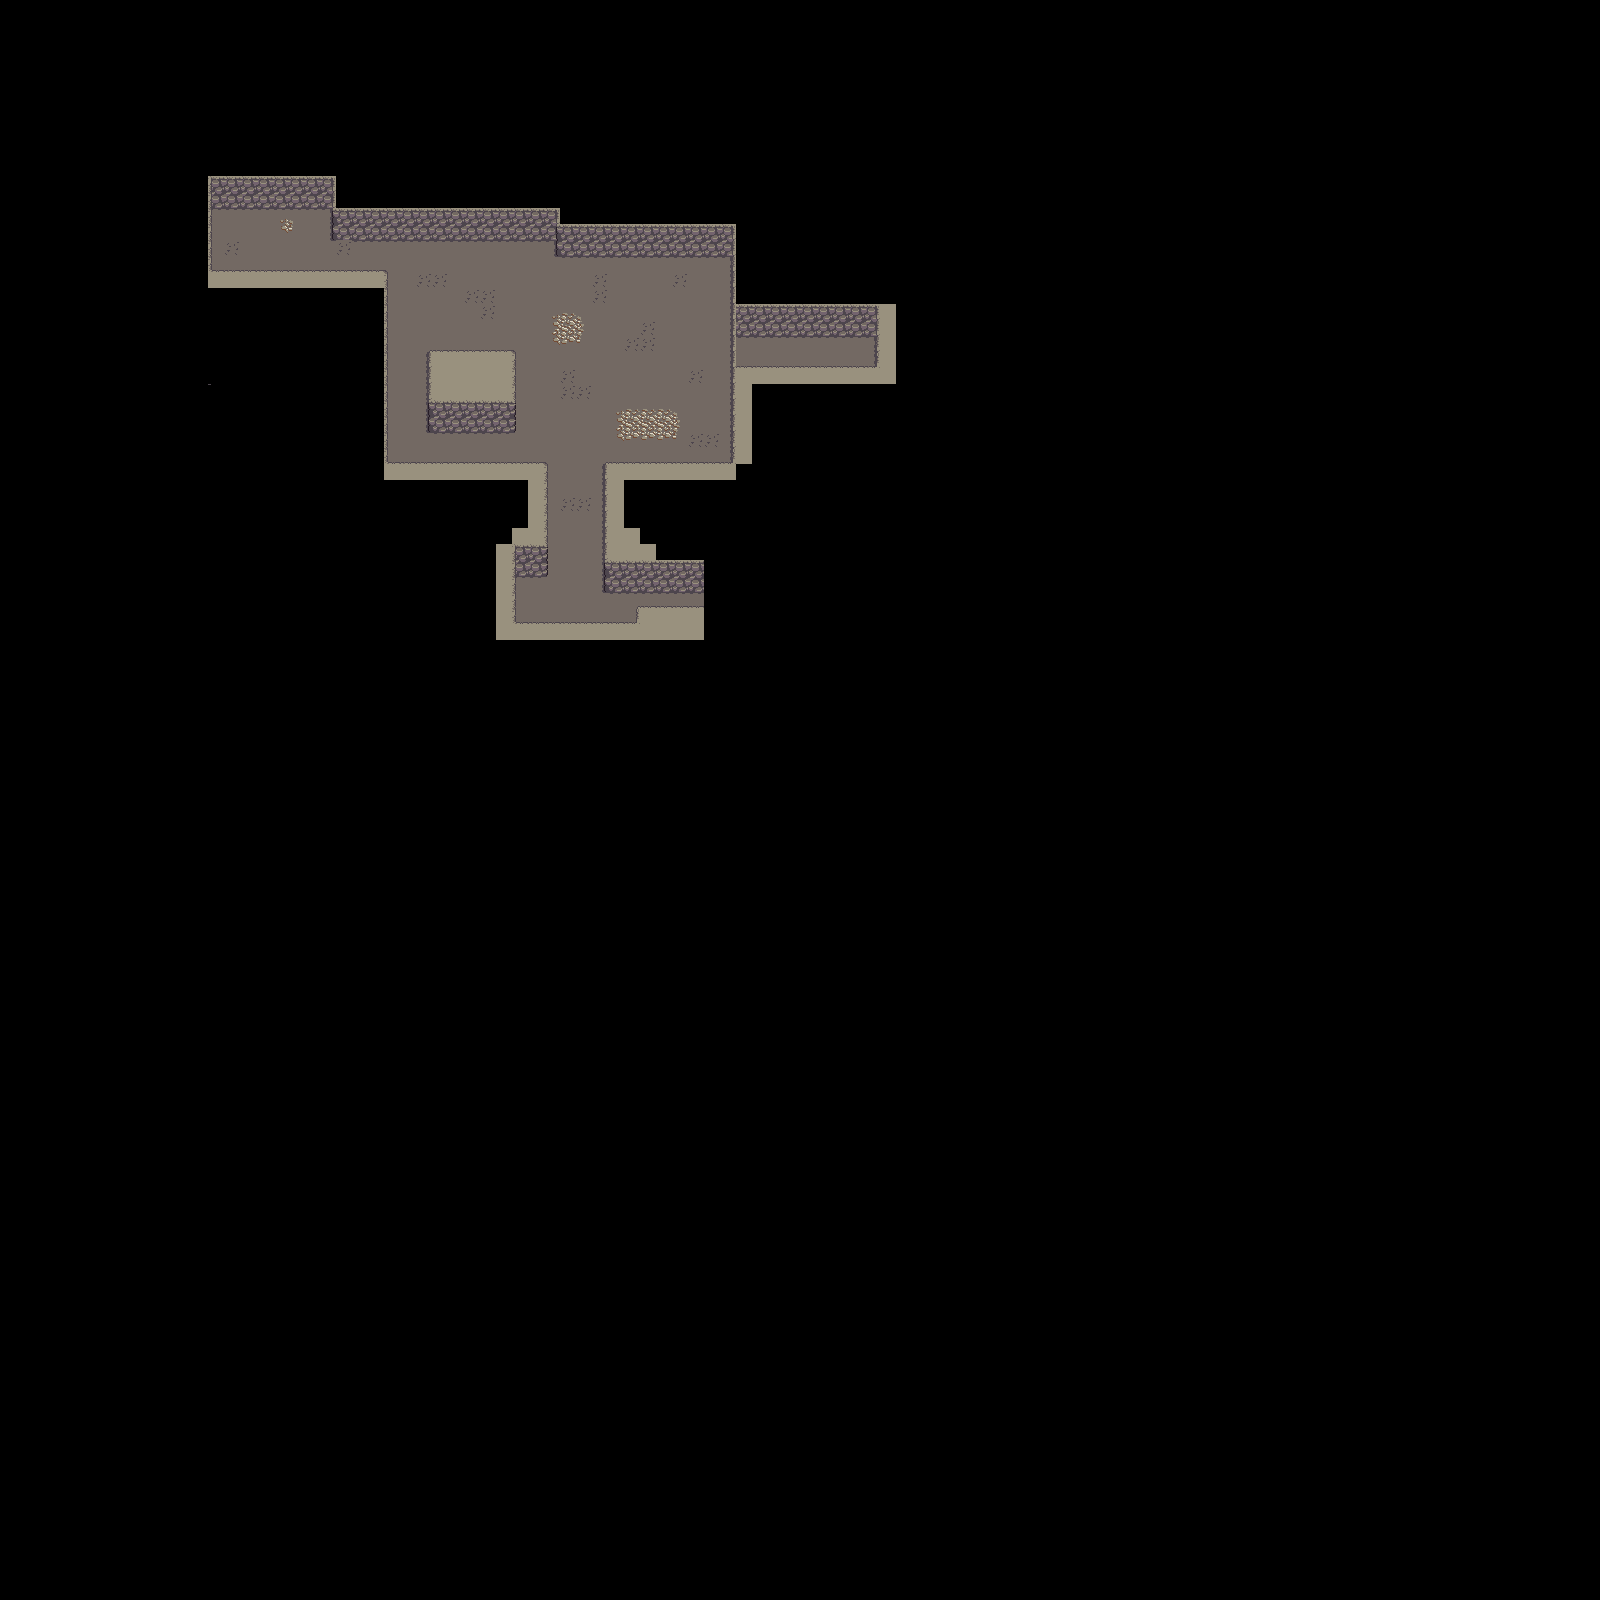

Below is a game level as drawn by its tile map, then a one-line description and the .tmx that defines it (tile-layer data replaced by summaries):
An orthogonal 100x100 tile map with 16x16 px tiles, 10 tile layers (ground1, shadow, ground2, walls1, ...), 2 tilesets and 28 objects (3x metal, metals, User, NPC).

<map version="1.10" tiledversion="1.12.2" orientation="orthogonal" renderorder="right-down" width="100" height="100" tilewidth="16" tileheight="16" infinite="0" nextlayerid="21" nextobjectid="87">
 <tileset firstgid="1" name="tileset" tilewidth="16" tileheight="16" tilecount="64" columns="8" backgroundcolor="#00000000">
  <image source="tileset.png" trans="ff00ff" width="128" height="128" />
 </tileset>
 <tileset firstgid="65" name="items" tilewidth="12" tileheight="12" tilecount="3" columns="3">
  <image source="items.png" trans="ff00ff" width="36" height="12" />
 </tileset>
 <layer id="1" name="ground1" width="100" height="100" locked="1">
  <data>[10000 cells, 9984 non-empty, 5 distinct tile ids]</data>
 </layer>
 <layer id="2" name="shadow" width="100" height="100">
  <data>[10000 cells, 78 non-empty, 6 distinct tile ids]</data>
 </layer>
 <layer id="6" name="ground2" width="100" height="100" locked="1">
  <data>[10000 cells, 49 non-empty, 10 distinct tile ids]</data>
 </layer>
 <layer id="3" name="walls1" width="100" height="100" locked="1">
  <data>[10000 cells, 157 non-empty, 4 distinct tile ids]</data>
 </layer>
 <layer id="7" name="walls1.5" width="100" height="100" locked="1">
  <data>[10000 cells, 2 non-empty, 1 distinct tile ids]</data>
 </layer>
 <objectgroup id="20" name="props" />
 <group id="13" name="hidden rooms">
  <properties>
   <property name="is visible" type="bool" value="false" />
  </properties>
  <layer id="14" name="ground" width="100" height="100">
   <data>[10000 cells, 34 non-empty, 2 distinct tile ids]</data>
  </layer>
  <layer id="18" name="lighting" width="100" height="100">
   <data>[10000 cells, 10 non-empty, 3 distinct tile ids]</data>
  </layer>
  <layer id="15" name="walls" width="100" height="100">
   <data>[10000 cells, 18 non-empty, 1 distinct tile ids]</data>
  </layer>
  <layer id="17" name="border" width="100" height="100">
   <data>[10000 cells, 20 non-empty, 5 distinct tile ids]</data>
  </layer>
  <objectgroup id="19" name="items">
   <object id="83" gid="67" x="857" y="357" width="12" height="12" />
  </objectgroup>
 </group>
 <layer id="4" name="walls2" width="100" height="100">
  <data>[10000 cells, 9979 non-empty, 14 distinct tile ids]</data>
 </layer>
 <objectgroup id="5" name="collisionBoxes">
  <object id="7" x="332" y="176" width="4" height="64" />
  <object id="9" x="336" y="208" width="223" height="32" />
  <object id="10" x="557" y="224" width="179" height="32" />
  <object id="11" x="732" y="366" width="4" height="96" />
  <object id="29" x="604" y="462" width="132" height="18" />
  <object id="32" x="604" y="480" width="20" height="112" />
  <object id="34" x="516" y="462" width="32" height="113" />
  <object id="35" x="388" y="462" width="140" height="18" />
  <object id="38" x="368" y="270" width="20" height="194" />
  <object id="39" x="208" y="270" width="160" height="18" />
  <object id="41" x="192" y="176" width="20" height="96" />
  <object id="42" x="208" y="176" width="124" height="32" />
  <object id="55" x="428" y="350" width="88" height="82" />
  <object id="60" x="496" y="544" width="20" height="80" />
  <object id="73" x="624" y="560" width="80" height="32" />
  <object id="78" x="736" y="304" width="144" height="32" />
  <object id="79" x="877" y="336" width="3" height="48" />
  <object id="80" x="736" y="366" width="141" height="18" />
  <object id="84" x="733" y="256" width="3" height="80" />
  <object id="85" x="636" y="606" width="68" height="18" />
  <object id="86" x="516" y="622" width="120" height="2" />
 </objectgroup>
 <objectgroup id="9" name="items">
  <object id="74" name="lithium" type="metal" gid="65" x="714" y="270" width="12" height="12" />
  <object id="75" name="lithium" type="metal" gid="65" x="395" y="457" width="12" height="12" />
  <object id="76" name="aluminium" type="metals" gid="66" x="717" y="458" width="12" height="12" />
  <object id="77" name="aluminium" type="metal" gid="66" x="543" y="254" width="12" height="12" />
 </objectgroup>
 <objectgroup id="8" name="player" locked="1">
  <object id="43" name="User" x="272" y="237">
   <point />
  </object>
 </objectgroup>
 <objectgroup id="12" name="npc" locked="1">
  <object id="58" name="NPC" x="222" y="216">
   <point />
  </object>
 </objectgroup>
</map>
